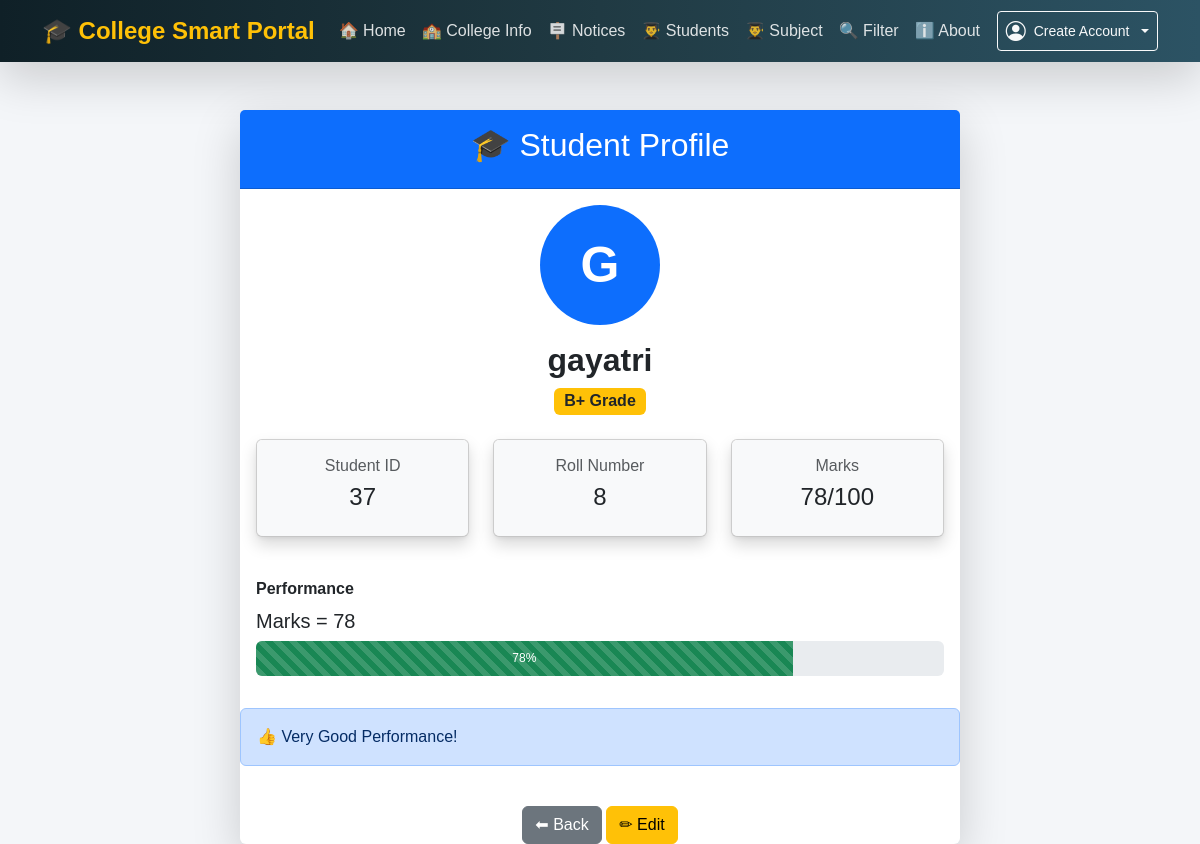
Page /students_details/37 on the earlier database version.
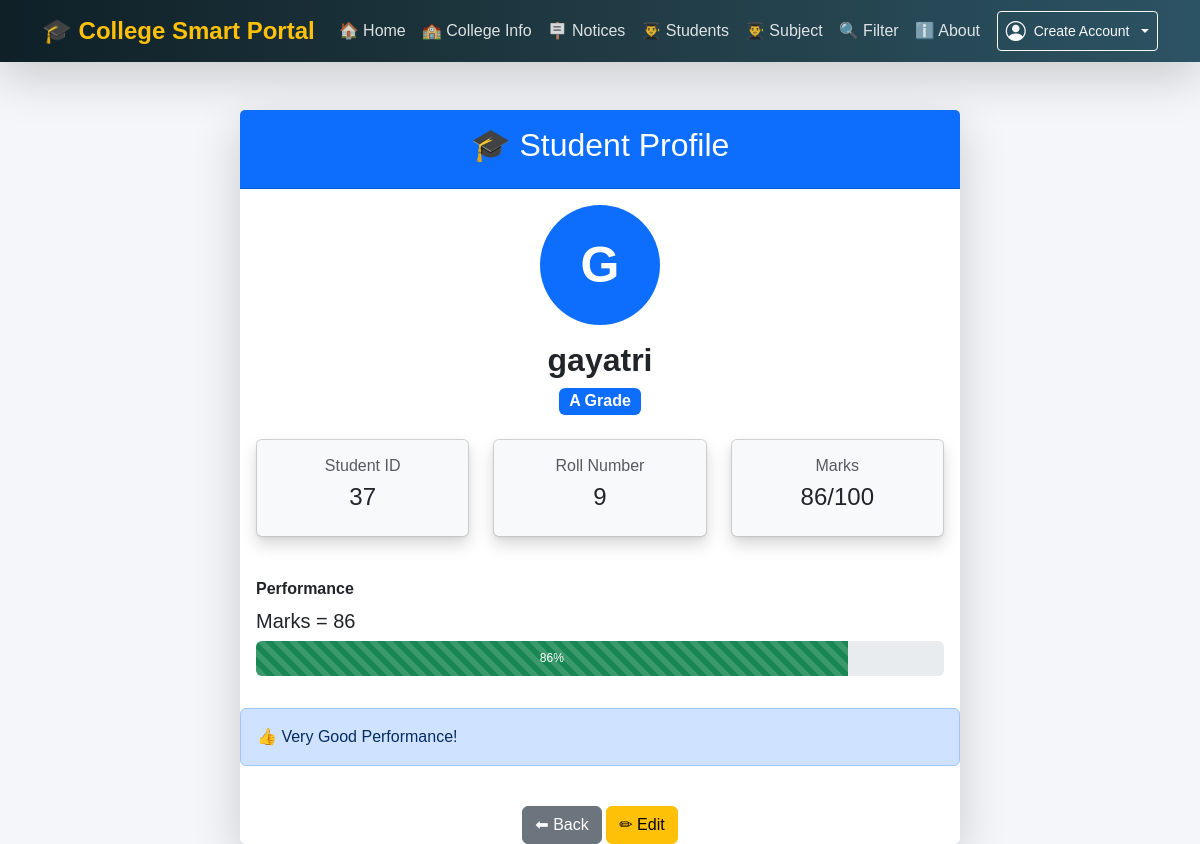
Same page on the later database version.
### tables this page shows
CREATE TABLE stud (
            id INTEGER PRIMARY KEY AUTOINCREMENT,
            name TEXT NOT NULL,
            roll_no INTEGER NOT NULL,
            marks INTEGER NOT NULL
        , Subject TEXT);

### app.py (the view)
@app.route("/students_details/<int:id>")
def detail(id):
    conn = get_db(MOHINI_DB)
    student = conn.execute(
        "SELECT * FROM stud WHERE id = ?",
        (id,)
    ).fetchone()
    conn.close()
    if student is None:
        flash("Student not found!", "danger")
        return redirect(url_for("students"))
    return render_template("detail.html", student=student)

### database.py (called while the page is built)
def get_db(db_path):
    conn = sqlite3.connect(db_path)
    conn.row_factory = sqlite3.Row
    return conn

### templates/detail.html (shortened to what the changed rows need)
{% extends 'base.html' %}
{% block content %}
<div class="container mt-5">
    <div class="row justify-content-center">
        <div class="col-md-8">
            <div class="card shadow-lg border-0">
                <div class="card-header bg-primary text-white text-center py-3">
                    <h2>🎓 Student Profile</h2>
                </div>
                <div class="card-body">
                    <div class="text-center mb-4">
                        <div class="rounded-circle bg-primary text-white d-inline-flex align-items-center justify-content-center"
                             style="width:120px;height:120px;font-size:50px;font-weight:bold;">
                            {{ student.name[0]|upper }}
                        </div>
                        <h2 class="mt-3 fw-bold">
                            {{ student.name }}
                        </h2>
                        {% if student.marks >= 90 %}
                            <span class="badge bg-success fs-6">A+ Grade</span>
                        {% elif student.marks >= 80 %}
                            <span class="badge bg-primary fs-6">A Grade</span>
                        {% elif student.marks >= 70 %}
                            <span class="badge bg-warning text-dark fs-6">B+ Grade</span>
                        {% elif student.marks >= 60 %}
                            <span class="badge bg-info fs-6">B Grade</span>
                        {% else %}
                            <span class="badge bg-danger fs-6">Needs Improvement</span>
                        {% endif %}
                    </div>
                    <div class="row text-center">
                        <div class="col-md-4 mb-3">
                             <div class="card shadow h-100">
                            <div class="card bg-light border-0 shadow-sm">
                                <div class="card-body">
                                    <h6 class="text-muted">Student ID</h6>
                                    <h4>{{ student.id }}</h4>
                                </div>
                            </div>
                            </div>
                        </div>
                        <div class="col-md-4 mb-3">
                              <div class="card shadow h-100">
                                <div class="card bg-light border-0 shadow-sm">
                                <div class="card-body">
                                    <h6 class="text-muted">Roll Number</h6>
                                    <h4>{{ student.roll_no }}</h4>
                                </div>
                            </div>
                            </div>
                        </div>
                        <div class="col-md-4 mb-3">
                            <div class="card shadow h-100">
                            <div class="card bg-light border-0 shadow-sm">
                                <div class="card-body">
                                    <h6 class="text-muted">Marks</h6>
                                    <h4>{{ student.marks }}/100</h4>
                                </div>
                            </div>
                            </div>
                        </div>
                    </div>
                        <div class="mt-4">
                            <label class="fw-bold mb-2">
                                Performance
                            </label>
                            <h5>Marks = {{ student.marks }}</h5>
                            <div class="progress" style="height:35px;">
                                <div class="progress-bar progress-bar-striped progress-bar-animated bg-success"
                                    role="progressbar"
                                    style="width: {{ student.marks }}%;">
                                    {{ student.marks }}%
                                </div>
                            </div>
                        </div>
                    </div>
                </div>
            </div>
        </div>
    </div>
</div>
{% endblock %}

Differences in the rows shown:
changed stud "gayatri": roll_no "8" → "9"; marks "78" → "86"
Other differences:
text no longer shown: "B+ Grade"
text now shown: "A Grade"
